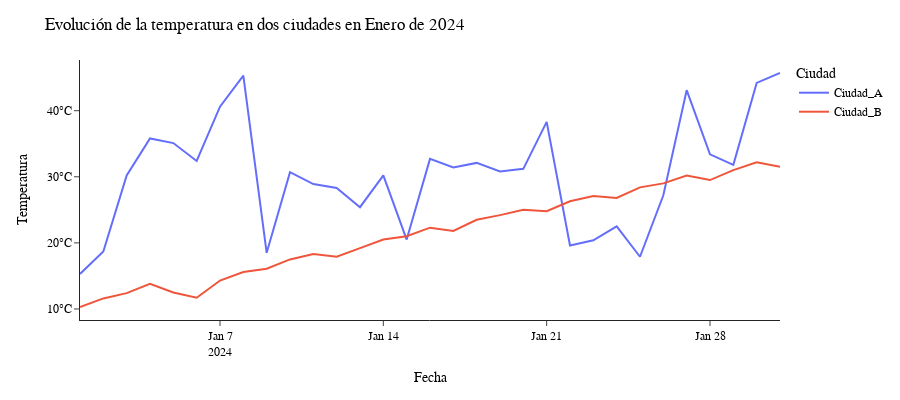

Notebook cell for this chart:
### Markdown cell above
![Gráfico](img/prod_tris.png)

### Code cell
df_temperaturas = pd.read_csv("archivos_csv/temperaturas.csv")

fig3 = px.line(df_temperaturas,x="Fecha",y="Temperatura",color="Ciudad")
fig3.update_layout(title = 'Evolución de la temperatura en dos ciudades en Enero de 2024',  
                   font = dict ( family = 'arial',
                                 size = 12,
                               color = 'black'),
                   template = 'simple_white',  
                   height = 400,  
                   width = 900,)
fig3.update_yaxes(ticksuffix= '°C')
fig3.show()

### Figure 1 — Plotly figure (JSON) as saved in the notebook; plotly's stock layout.template omitted (floating-point values rounded to 4 significant figures)
{"data": [{"hovertemplate": "Ciudad=Ciudad_A<br>Fecha=%{x}<br>Temperatura=%{y}<extra></extra>", "legendgroup": "Ciudad_A", "line": {"color": "#636efa", "dash": "solid"}, "marker": {"symbol": "circle"}, "mode": "lines", "name": "Ciudad_A", "orientation": "v", "showlegend": true, "type": "scatter", "x": ["2024-01-01", "2024-01-02", "2024-01-03", "2024-01-04", "2024-01-05", "2024-01-06", "2024-01-07", "2024-01-08", "2024-01-09", "2024-01-10", "2024-01-11", "2024-01-12", "2024-01-13", "2024-01-14", "2024-01-15", "2024-01-16", "2024-01-17", "2024-01-18", "2024-01-19", "2024-01-20", "2024-01-21", "2024-01-22", "2024-01-23", "2024-01-24", "2024-01-25", "2024-01-26", "2024-01-27", "2024-01-28", "2024-01-29", "2024-01-30", "2024-01-31"], "xaxis": "x", "y": [15.3, 18.7, 30.2, 35.8, 35.1, 32.4, 40.6, 45.3, 18.5, 30.7, 28.9, 28.3, 25.4, 30.2, 20.5, 32.7, 31.4, 32.1, 30.8, 31.2, 38.3, 19.6, 20.4, 22.5, 17.9, 27.2, 43.1, 33.4, 31.8, 44.2, 45.7], "yaxis": "y"}, {"hovertemplate": "Ciudad=Ciudad_B<br>Fecha=%{x}<br>Temperatura=%{y}<extra></extra>", "legendgroup": "Ciudad_B", "line": {"color": "#EF553B", "dash": "solid"}, "marker": {"symbol": "circle"}, "mode": "lines", "name": "Ciudad_B", "orientation": "v", "showlegend": true, "type": "scatter", "x": ["2024-01-01", "2024-01-02", "2024-01-03", "2024-01-04", "2024-01-05", "2024-01-06", "2024-01-07", "2024-01-08", "2024-01-09", "2024-01-10", "2024-01-11", "2024-01-12", "2024-01-13", "2024-01-14", "2024-01-15", "2024-01-16", "2024-01-17", "2024-01-18", "2024-01-19", "2024-01-20", "2024-01-21", "2024-01-22", "2024-01-23", "2024-01-24", "2024-01-25", "2024-01-26", "2024-01-27", "2024-01-28", "2024-01-29", "2024-01-30", "2024-01-31"], "xaxis": "x", "y": [10.3, 11.6, 12.4, 13.8, 12.5, 11.7, 14.3, 15.6, 16.1, 17.5, 18.3, 17.9, 19.2, 20.5, 21, 22.3, 21.8, 23.5, 24.2, 25, 24.8, 26.3, 27.1, 26.8, 28.4, 29, 30.2, 29.5, 31, 32.2, 31.5], "yaxis": "y"}], "layout": {"font": {"color": "black", "family": "arial", "size": 12}, "height": 400, "legend": {"title": {"text": "Ciudad"}, "tracegroupgap": 0}, "margin": {"t": 60}, "title": {"text": "Evolución de la temperatura en dos ciudades en Enero de 2024"}, "width": 900, "xaxis": {"anchor": "y", "domain": [0, 1], "title": {"text": "Fecha"}}, "yaxis": {"anchor": "x", "domain": [0, 1], "ticksuffix": "°C", "title": {"text": "Temperatura"}}}}
